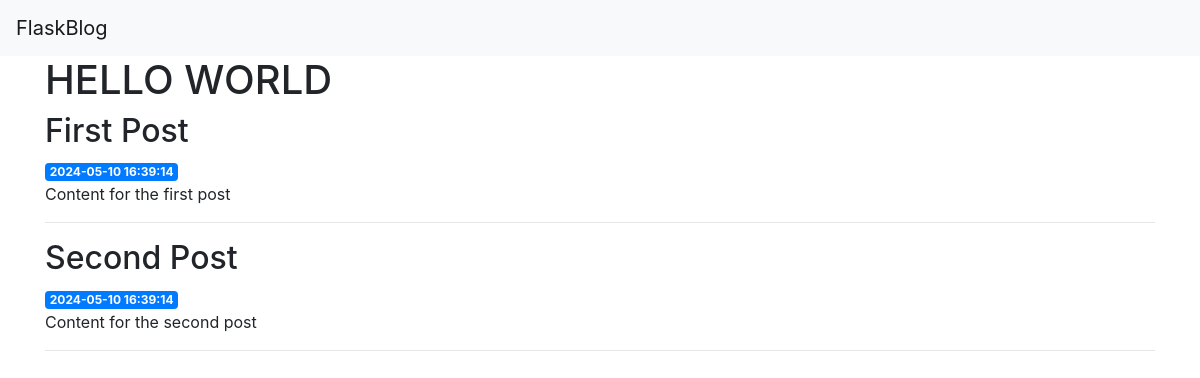
The app's page /, older data.
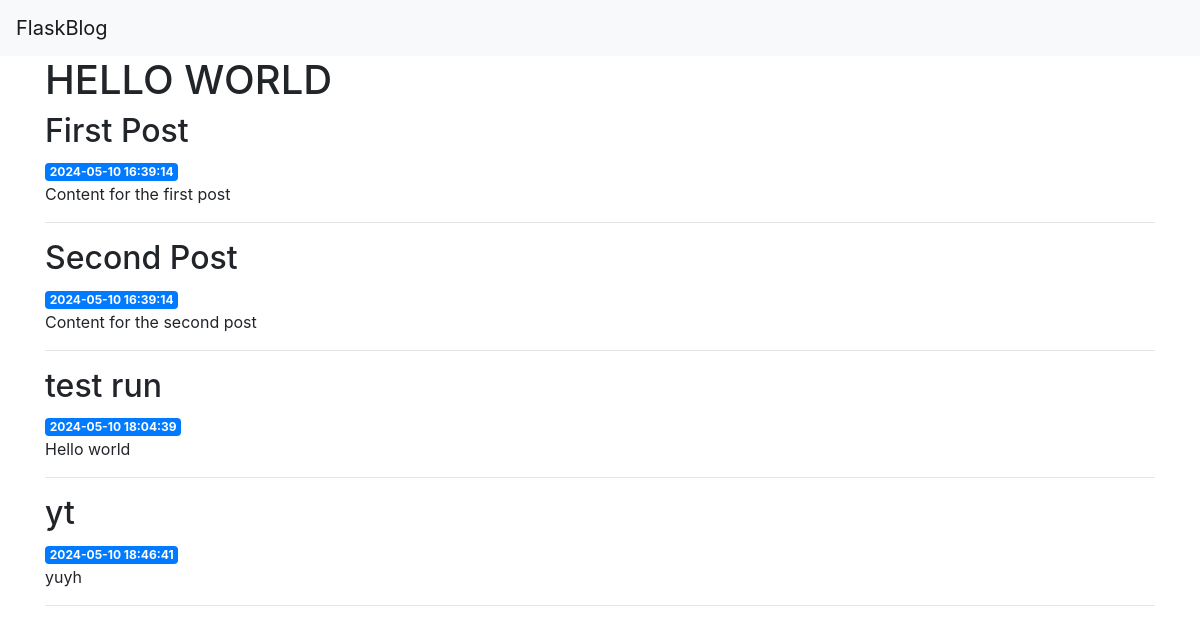
The same page, newer data.
### tables this page shows
CREATE TABLE posts (
    id INTEGER PRIMARY KEY AUTOINCREMENT,
    created TIMESTAMP NOT NULL DEFAULT CURRENT_TIMESTAMP,
    title TEXT NOT NULL,
    content TEXT NOT NULL
);

### app.py (the view)
@app.route('/')
def index():
    conn = get_db_connection()
    posts = conn.execute('SELECT * FROM posts').fetchall()
    conn.close()
    return render_template('index.html', posts=posts)

### app.py (called while the page is built)
def get_db_connection():
    conn = sqlite3.connect('database.db')
    conn.row_factory = sqlite3.Row
    return conn

### templates/index.html (shortened to what this page needs)
{% extends 'base.html' %}
{% block content %}
<h1>HELLO WORLD</h1>
{% for post in posts %}
<h2>{{ post['title'] }}</h2>
<span class="badge badge-primary">{{ post['created'] }}</span>
<p>{{ post['content'] }}</p>
<hr>
{% endfor %}
{% endblock %}

Row changes from the older to the newer data that the page shows:
added posts: title "test run", created "2024-05-10 18:04:39", content "Hello world"
added posts: title "yt", created "2024-05-10 18:46:41", content "yuyh"
